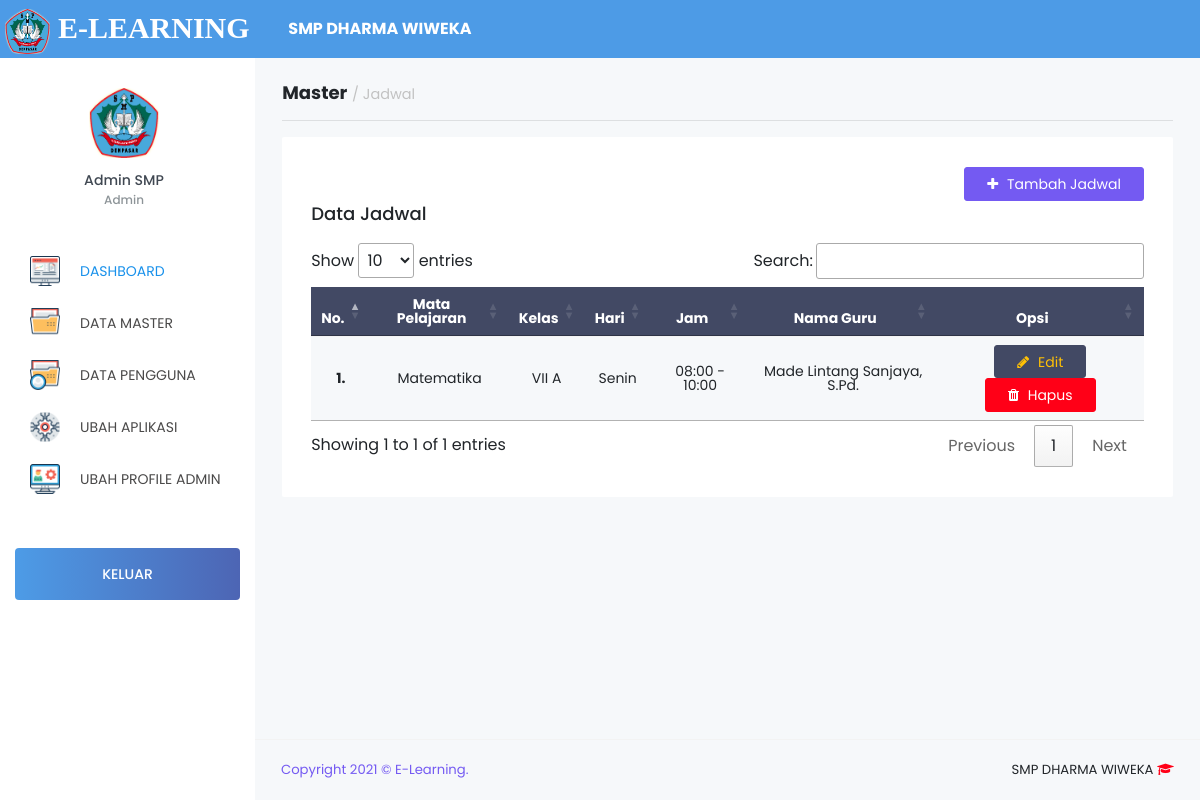
Page /Admin/index.php?page=jadwal (signed in) on the committed database.
### tables this page shows
CREATE TABLE `tb_sekolah` (
  `id_sekolah` int(11) NOT NULL,
  `nama_sekolah` varchar(120) NOT NULL,
  `kepsek` varchar(120) NOT NULL,
  `textlogo` varchar(120) NOT NULL,
  `logo` varchar(255) NOT NULL,
  `copyright` varchar(255) NOT NULL
);

CREATE TABLE `tb_roleguru` (
  `id_roleguru` int(11) NOT NULL,
  `id_guru` int(11) NOT NULL,
  `id_kelas` int(11) NOT NULL,
  `id_mapel` int(11) NOT NULL,
  `id_semester` int(11) NOT NULL,
  `jadwal_id` varchar(191) NOT NULL
);

CREATE TABLE `tb_master_mapel` (
  `id_mapel` int(11) NOT NULL,
  `mapel` varchar(60) NOT NULL
);

CREATE TABLE `tb_master_kelas` (
  `id_kelas` int(11) NOT NULL,
  `kelas` varchar(45) NOT NULL
);

CREATE TABLE `jadwal` (
  `id_jadwal` int(11) NOT NULL,
  `mata_pelajaran_id` varchar(191) NOT NULL,
  `kelas_id` varchar(191) NOT NULL,
  `hari` varchar(191) NOT NULL,
  `jam_mulai` varchar(191) NOT NULL,
  `jam_selesai` varchar(191) NOT NULL,
  `status` enum('belum','dipilih') NOT NULL
);

CREATE TABLE `tb_guru` (
  `id_guru` int(11) NOT NULL,
  `nik` varchar(20) NOT NULL,
  `nama_guru` varchar(120) NOT NULL,
  `username` varchar(65) NOT NULL,
  `password` varchar(255) NOT NULL,
  `foto` varchar(255) NOT NULL,
  `status` varchar(5) NOT NULL,
  `date_created` date NOT NULL,
  `confirm` enum('Yes','No') NOT NULL
);

### Admin/index.php (the view, shortened to what this page needs)
<?php
  include '../config/db.php';
  if (@$_SESSION['Admin']) {
    if (@$_SESSION['Admin']) {
      $sesi = @$_SESSION['Admin'];
    }
    $sql  = mysqli_query($con,"SELECT * FROM tb_admin WHERE id_admin = '$sesi'") or die(mysqli_error($con));
    $data = mysqli_fetch_array($sql);
    $sekolah  = mysqli_query($con,"SELECT * FROM tb_sekolah WHERE id_sekolah=1 ");
    $apl      = mysqli_fetch_array($sekolah);
?>
<!DOCTYPE html>
<html lang="en">
<head>
  <link rel="stylesheet" href="../vendor/node_modules/mdi/css/materialdesignicons.min.css">
  <link rel="stylesheet" href="../vendor/node_modules/simple-line-icons/css/simple-line-icons.css">
  <link rel="stylesheet" href="../vendor/node_modules/font-awesome/css/font-awesome.min.css" />
  <link rel="stylesheet" href="../vendor/css/style.css">
  <link href="../vendor/sweetalert/sweetalert.css" rel="stylesheet" />
  <link rel="stylesheet" href="//cdn.datatables.net/1.10.25/css/jquery.dataTables.min.css">
</head>
<body>
  <div class="container-scroller">
    <nav class="navbar col-lg-12 col-12 p-0 fixed-top d-flex flex-row" style="background: #4d9be6;">
      <div class="text-center navbar-brand-wrapper d-flex align-items-top justify-content-center" style="background-color: #4d9be6;">
        <a class="navbar-brand brand-logo" href="index.php" style="font-family:Aegyptus;font-weight: bold;font-size: 30px;">
          <img src="../vendor/images/<?=$apl['logo'];?>" alt="logo" style="height: 45px;width: 45px;border-radius: 10px;">
          <b><?=$apl['textlogo'];?></b>
        </a>
      </div>
      <div class="navbar-menu-wrapper d-flex align-items-center" style="background-color: #4d9be6;">
        <ul class="navbar-nav navbar-nav-left header-links d-none d-md-flex">
          <li class="nav-item" style="width: 400px;">
            <a href="#" style="color: #fff;text-decoration: none;">
            <b><?=$apl['nama_sekolah'];?></b>
            </a>
          </li>
        </ul>
      </div>
    </nav>
    <div class="container-fluid page-body-wrapper">
      <nav class="sidebar sidebar-offcanvas" id="sidebar">
        <ul class="nav">
          <li class="nav-item nav-profile">
            <div class="nav-link">
              <div class="profile-image"> <img src="../vendor/images/img_Guru/<?=$data['foto']; ?>" alt="image" style="border-radius: 0px;"/> <span class="online-status online"></span> </div>
              <div class="profile-name">
                <p class="name"><?=$data['nama_lengkap']; ?></p>
                <p class="designation">Admin</p>
              </div>
            </div>
          </li>
          <li class="nav-item">
            <a class="nav-link" href="index.php"><img class="menu-icon" src="../vendor/images/menu_icons/027-tutorial.png" alt="menu icon" style="width:30px;height:30px;"><span class="menu-title">DASHBOARD</span></a>
          </li>
          <li class="nav-item">
            <a class="nav-link" data-toggle="collapse" href="#masterData" aria-expanded="false" aria-controls="general-pages"><img class="menu-icon" src="../vendor/images/menu_icons/108-folder1.png" alt="menu icon" style="width:30px;height:30px;"><span class="menu-title"> DATA MASTER </span><i class="menu-arrow"></i>
            </a>
          </li>
          <li class="nav-item">
            <a class="nav-link" data-toggle="collapse" href="#evaluasi" aria-expanded="false" aria-controls="general-pages"><img class="menu-icon" src="../vendor/images/menu_icons/108-folder.png" alt="menu icon" style="width:30px;height:30px;"><span class="menu-title">DATA PENGGUNA</span><i class="menu-arrow"></i>
            </a>
          </li>
          <li class="nav-item">
            <a class="nav-link" href="?page=setting">
              <img class="menu-icon" src="../vendor/images/menu_icons/170-technology.png" alt="menu icon" style="width:30px;height:30px;"><span class="menu-title">UBAH APLIKASI</span>
            </a>
          </li>
          <li class="nav-item">
            <a class="nav-link" href="?page=setting&act=user">
            <img class="menu-icon" src="../vendor/images/menu_icons/094-online education.png" alt="menu icon" style="width:30px;height:30px;"></i><span class="menu-title">UBAH PROFILE ADMIN</span>
            </a>
          </li>
          <li class="nav-item purchase-button">
            <a class="nav-link" href="logout.php" style="background-image: -webkit-linear-gradient(left, #4d9be6 1%, #4d65b4 100%); background-color: #8fd3ff !important;">KELUAR</a>
          </li>
        </ul>
      </nav>
      <div class="main-panel">
        <?php
          $page = @$_GET['page'];
          $act  = @$_GET['act'];
          if ($page=='kelas') {
            if ($act=='') include 'modul/kelas/data_kelas.php';
            elseif ($act=='del') include 'modul/kelas/del_kelas.php';
          } elseif ($page=='semester') {
            if ($act=='') include 'modul/semester/data_semester.php';
            elseif ($act=='del') include 'modul/semester/del_semester.php';
          } elseif ($page=='mapel') {
            if ($act=='') include 'modul/mapel/data_mapel.php';
            elseif ($act=='del') include 'modul/mapel/del_mapel.php';
          } elseif ($page=='jenisujian') {
            if ($act=='') include 'modul/jenisujian/data_jenisujian.php';
            elseif ($act=='del') include 'modul/jenisujian/del_jenisujian.php';
          } elseif ($page=='jenisperangkat') {
            if ($act=='') include 'modul/jenisperangkat/data_perangkat.php';
            elseif ($act=='del') include 'modul/jenisperangkat/del_perangkat.php';
          } elseif ($page=='setting') {
            if ($act=='') include 'modul/setting/setting.php';
            elseif ($act=='user') include 'modul/setting/setting_user.php';
          } elseif ($page == 'jadwal') {
            if ($act=='') include 'modul/jadwal/data.php';
            elseif ($act=='add') include 'modul/jadwal/tambah.php';
            elseif ($act=='edit') include 'modul/jadwal/edit.php';
            elseif ($act=='delete') include 'modul/jadwal/delete.php';
          } elseif ($page=='proses') {
            include 'modul/procces.php';
          } elseif ($page=='') {
            include 'Home.php';
          } else {
            echo "<b>4014!</b> Tidak ada halaman !";
          }
        ?>
        <footer class="footer">
          <div class="container-fluid clearfix">
            <span class="text-info d-block text-center text-sm-left d-sm-inline-block">
              <?=$apl['copyright'];?>
            </span>
            <span class="float-none float-sm-right d-block mt-1 mt-sm-0 text-center"><?php echo $apl['nama_sekolah']; ?> <i class="fa fa-graduation-cap text-danger"></i></span>
          </div>
        </footer>
      </div>
    </div>
  </div>
</body>
</html>
<?php
} else{
	include 'modul/500.html';
}

### Admin/modul/jadwal/data.php (shortened to what this page needs)
<div class="content-wrapper">
  <h4> <b>Master</b> <small class="text-muted">/ Jadwal</small></h4>
  <hr>
  <div class="row">
    <div class="col-md-12">
      <div class="card">
        <div class="card-body">
          <p class="card-description">
            <a href="?page=jadwal&act=add" class="btn btn-info text-white pull-right"><i class="fa fa-plus"></i> Tambah Jadwal</a> <br>
          </p>
          <h4 class="card-title">Data Jadwal</h4>
          <div class="table-responsive">
            <table class="table table-condensed table-striped table-hover" id="data">
              <thead class="bg-dark text-white">
                <tr>
                  <th class="text-center">No.</th>
                  <th class="text-center">Mata Pelajaran</th>
                  <th class="text-center">Kelas</th>
                  <th class="text-center">Hari</th>
                  <th class="text-center">Jam</th>
                  <th class="text-center">Nama Guru</th>
                  <th class="text-center">Opsi</th>
                </tr>
              </thead>
              <tbody>
                <?php
                  $no   = 1;
                  $sql  = mysqli_query($con,"SELECT * FROM jadwal
                    JOIN tb_master_mapel ON jadwal.mata_pelajaran_id = tb_master_mapel.id_mapel
                    JOIN tb_master_kelas ON jadwal.kelas_id = tb_master_kelas.id_kelas
                    LEFT JOIN tb_roleguru ON jadwal.id_jadwal = tb_roleguru.jadwal_id
                    LEFT JOIN tb_guru ON tb_roleguru.id_guru = tb_guru.id_guru
                  ");
                  foreach ($sql as $d) { ?>
                  <tr>
                    <td class="text-center"><b><?=$no++; ?>.</b> </td>
                    <td class="text-center"><?=$d['mapel']?> </td>
                    <td class="text-center"><?=$d['kelas']?> </td>
                    <td class="text-center"><?= $d['hari']; ?></td>
                    <td class="text-center"><?= $d['jam_mulai'] . ' - ' . $d['jam_selesai']; ?></td>
                    <td class="text-center"><?= $d['nama_guru']; ?></td>
                    <td class="text-center">
                      <a href="?page=jadwal&act=edit&id=<?= $d['id_jadwal']; ?>" class="btn btn-dark text-warning"><i class="fa fa-pencil"></i> Edit</a>
                      <button type="button" class="btn btn-danger text-white" data-toggle="modal" data-target="#exampleModal<?= $d['id_mapel']; ?>"><i class="fa fa-trash"></i> Hapus</button>
                    </td>
                  </tr>
                  <?php }
                ?>
              </tbody>
            </table>
          </div>
        </div>
      </div>
    </div>
  </div>
</div>

### rows in the picture
tb_sekolah: logo (picture), textlogo "E-LEARNING", nama_sekolah "SMP DHARMA WIWEKA", copyright "Copyright 2021 © E-Learning."
tb_roleguru: id_mapel.mapel "Matematika", id_kelas.kelas "VII A", jadwal.hari "Senin", jadwal.jam_mulai "08:00", jadwal.jam_selesai "10:00", id_guru.nama_guru "Made Lintang Sanjaya, S.Pd."

### other values in the picture
$data['nama_lengkap'] "Admin SMP"
